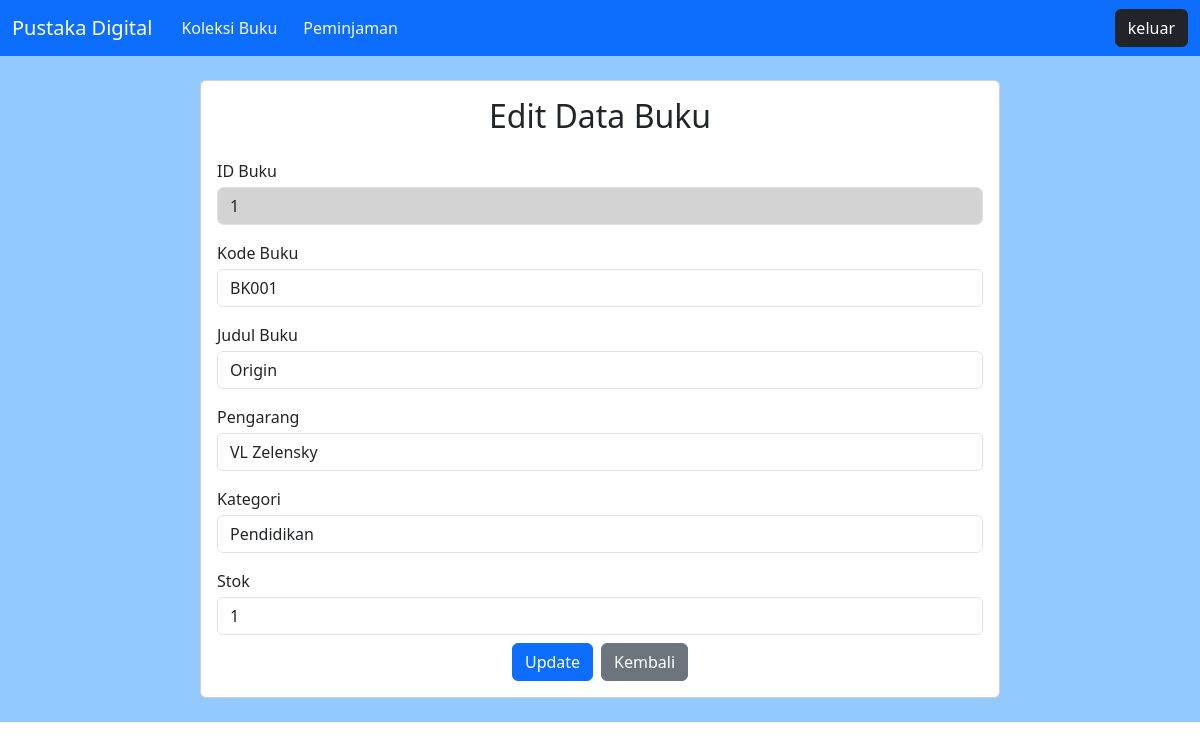
The app's page /editBuku.php?id=1 with its own data.
### tables this page shows
CREATE TABLE `buku` (
  `id_buku` int(11) NOT NULL,
  `kode_buku` varchar(20) NOT NULL,
  `judul_buku` varchar(100) NOT NULL,
  `pengarang` varchar(100) NOT NULL,
  `kategori` varchar(50) NOT NULL,
  `stok` int(11) NOT NULL
);

### editBuku.php (the view, shortened to what this page needs)
<?php
include 'koneksi.php';
if (isset($_GET['id'])) {
    $id = $_GET['id'];
    $data = mysqli_query($conn, "SELECT * FROM buku WHERE id_buku='$id'");
    $d = mysqli_fetch_array($data);
} else {
    header("Location:koleksi.php");
}
?>
<!DOCTYPE html>
<html lang="en">
<head>
    <link href="ambatukam.css" rel="stylesheet">
    <link href="https://cdn.jsdelivr.net/npm/bootstrap@5.3.8/dist/css/bootstrap.min.css" rel="stylesheet"
>
</head>
<body>
    <div>
        <?php include 'navbar.php'; ?>
    </div>
    <div class="container-fluid p-4" style="background-color: #93c9ff;;">
        <div class="card mx-auto" style="max-width: 800px;">
            <div class="card-body">
                <h2 class="mb-4 text-center">Edit Data Buku</h2>
                <form action="prosesBuku.php" method="POST">
                    <p class="mb-1 mt-3">ID Buku</p>
                    <input class="form-control mb-2" type="text" value="<?= $d['id_buku']; ?>"
                        aria-label="readonly input example" readonly style="background-color: #d3d3d3; opacity: 1;">
                    <p class="mb-1 mt-3">Kode Buku</p>
                    <input type="text" name="kode_buku" class="form-control mb-2" placeholder="Kode Buku"
                        value="<?= $d['kode_buku']; ?>" required>
                    <p class="mb-1 mt-3">Judul Buku</p>
                    <input type="text" name="judul_buku" class="form-control mb-2" placeholder="Judul Buku"
                        value="<?= $d['judul_buku']; ?>" required>
                    <p class="mb-1 mt-3">Pengarang</p>
                    <input type="text" name="pengarang" class="form-control mb-2" placeholder="Pengarang"
                        value="<?= $d['pengarang']; ?>" required>
                    <p class="mb-1 mt-3">Kategori</p>
                    <select name="kategori" class="form-control mb-2 required">
                        <option <?= $d['kategori'] == 'Pendidikan' ? 'selected' : ''; ?>>Pendidikan</option>
                    </select>
                    <p class="mb-1 mt-3">Stok</p>
                    <input type="number" name="stok" class="form-control mb-2" placeholder="Stok"
                        value="<?= $d['stok']; ?>" required>
                    <div class="d-flex justify-content-center gap-2">
                        <button type="submit" name="update" class="btn btn-primary">Update</button>
                        <button type="button" class="btn btn-secondary" onclick="window.history.back()">Kembali</button>
                    </div>
                </form>
            </div>
        </div>
    </div>
</body>
</html>

### records on screen
buku: id_buku "1", kode_buku "BK001", judul_buku "Origin", pengarang "VL Zelensky", kategori "Pendidikan", stok "1"
